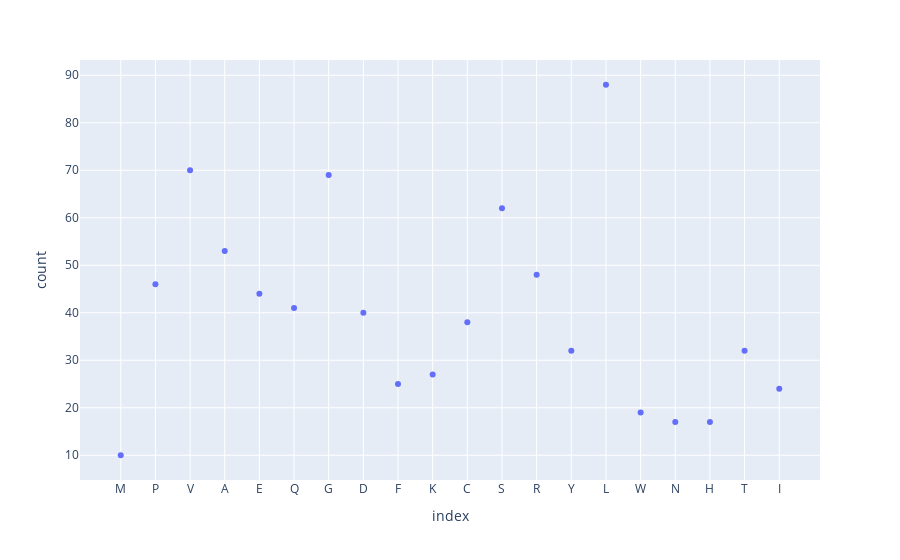

The cell this chart's notebook holds for it:
### Code cell
fig = px.scatter(df, y='count')
fig.show()

### Figure 1 — Plotly figure (JSON) as saved in the notebook; plotly's stock layout.template omitted (floating-point values rounded to 4 significant figures)
{"data": [{"hovertemplate": "index=%{x}<br>count=%{y}<extra></extra>", "legendgroup": "", "marker": {"color": "#636efa", "symbol": "circle"}, "mode": "markers", "name": "", "orientation": "v", "showlegend": false, "type": "scatter", "x": ["M", "P", "V", "A", "E", "Q", "G", "D", "F", "K", "C", "S", "R", "Y", "L", "W", "N", "H", "T", "I"], "xaxis": "x", "y": [10, 46, 70, 53, 44, 41, 69, 40, 25, 27, 38, 62, 48, 32, 88, 19, 17, 17, 32, 24], "yaxis": "y"}], "layout": {"legend": {"tracegroupgap": 0}, "margin": {"t": 60}, "xaxis": {"anchor": "y", "domain": [0, 1], "title": {"text": "index"}}, "yaxis": {"anchor": "x", "domain": [0, 1], "title": {"text": "count"}}}}
